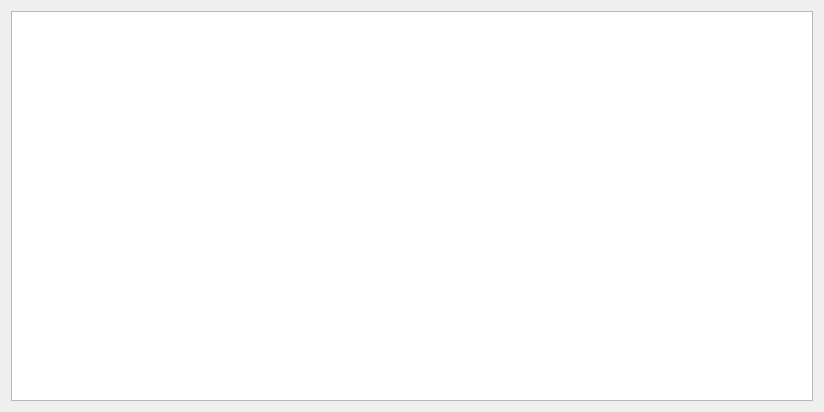
<?xml version="1.0" encoding="UTF-8"?>
<ui version="4.0">
 <class>AdressView</class>
 <widget class="QWidget" name="AdressView">
  <property name="geometry">
   <rect>
    <x>0</x>
    <y>0</y>
    <width>824</width>
    <height>412</height>
   </rect>
  </property>
  <property name="windowTitle">
   <string>Adreses</string>
  </property>
  <layout class="QGridLayout" name="gridLayout">
   <item row="0" column="0">
    <widget class="QTableView" name="tableView">
     <property name="font">
      <font>
       <family>Verdana</family>
       <weight>75</weight>
       <bold>true</bold>
      </font>
     </property>
     <property name="sizeAdjustPolicy">
      <enum>QAbstractScrollArea::AdjustToContents</enum>
     </property>
     <property name="editTriggers">
      <set>QAbstractItemView::NoEditTriggers</set>
     </property>
     <property name="alternatingRowColors">
      <bool>true</bool>
     </property>
     <property name="selectionMode">
      <enum>QAbstractItemView::SingleSelection</enum>
     </property>
     <property name="selectionBehavior">
      <enum>QAbstractItemView::SelectRows</enum>
     </property>
     <property name="sortingEnabled">
      <bool>true</bool>
     </property>
     <property name="wordWrap">
      <bool>true</bool>
     </property>
     <attribute name="horizontalHeaderCascadingSectionResizes">
      <bool>true</bool>
     </attribute>
     <attribute name="horizontalHeaderStretchLastSection">
      <bool>true</bool>
     </attribute>
     <attribute name="verticalHeaderCascadingSectionResizes">
      <bool>false</bool>
     </attribute>
     <attribute name="verticalHeaderHighlightSections">
      <bool>false</bool>
     </attribute>
     <attribute name="verticalHeaderShowSortIndicator" stdset="0">
      <bool>false</bool>
     </attribute>
    </widget>
   </item>
  </layout>
 </widget>
 <resources/>
 <connections/>
</ui>
